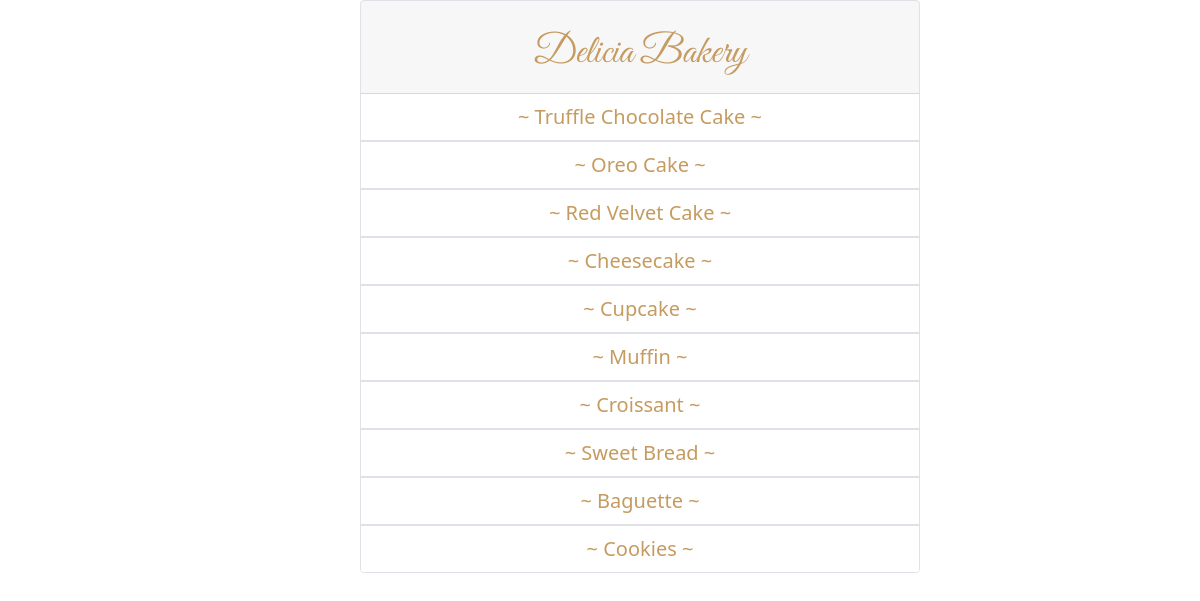
/latihan4c/index.php, run on the app's committed database.
### tables this page shows
CREATE TABLE `bakery` (
  `id` int(11) NOT NULL,
  `name` varchar(100) NOT NULL,
  `product` varchar(100) NOT NULL,
  `topping` varchar(100) NOT NULL,
  `description` text NOT NULL,
  `price` int(30) NOT NULL,
  `category` varchar(100) NOT NULL
);

### latihan4c/php/functions.php (called while the page is built, shortened)
<?php
function koneksi()
{
    $conn = mysqli_connect("localhost", "root", "");
    mysqli_select_db($conn, "pw_tubes_203040044");
    return $conn;
}
function query($sqL)
{
    $conn = koneksi();
    $result = mysqli_query($conn, $sqL);
    $bakery = [];
    while ($bak = mysqli_fetch_assoc($result)) {
        $bakery[] = $bak;
    };
    return $bakery;
}
?>

### latihan4c/index.php (the view, shortened to what this page needs)
<?php
require 'php/functions.php';
$bakery = query("SELECT * FROM bakery");
?>
<!DOCTYPE html>
<html lang="en">
  <head>
    <link href="https://cdn.jsdelivr.net/npm/bootstrap@5.0.0-beta2/dist/css/bootstrap.min.css" rel="stylesheet">
    <link rel="stylesheet" href= "https://cdn.jsdelivr.net/npm/bootstrap@5.0.0-beta1/dist/css/bootstrap.min.css">
    <link rel="stylesheet" href="https://cdn.datatables.net/1.10.24/css/dataTables.bootstrap5.min.css">
    <link rel="stylesheet" href="css/style.css">
  </head>
  <body>
  <div id= "menu-card" class="card border mb-3" style="max-width: 35rem">
        <div class="card-header">
        <h1>Delicia Bakery</h1>
        </div>
        <?php foreach( $bakery as $bak ) : ?>
        <ul class="list-group list-group-flush">
            <li class="list-group-item">
                <a href="php/detail.php?id=<?= $bak['id']; ?>">
                   ~ <?= $bak["name"]; ?> ~
                </a>
            </li>
        </ul>
        <?php endforeach; ?>
    </div>
 </body>
</html>

### latihan4c/css/style.css (style rules this page uses)
#menu-card .card-header { transition: ease-out 0.8s; animation: bg_color_change 10s infinite linear; }
#menu-card { margin-left: 30%; }
#menu-card .card-header h1 { font-family: 'Great Vibes'; color: #c59b60; text-align: center; margin-top: 20px; }
#menu-card a { text-decoration: none; text-align: center; color: #c59b60; font-size: 20px; }
#menu-card li { text-decoration: none; text-align: center; }

### data on the page
bakery: name "Truffle Chocolate Cake"
bakery: name "Oreo Cake"
bakery: name "Red Velvet Cake"
bakery: name "Cheesecake"
bakery: name "Cupcake"
bakery: name "Muffin"
bakery: name "Croissant"
bakery: name "Sweet Bread"
bakery: name "Baguette"
bakery: name "Cookies"
